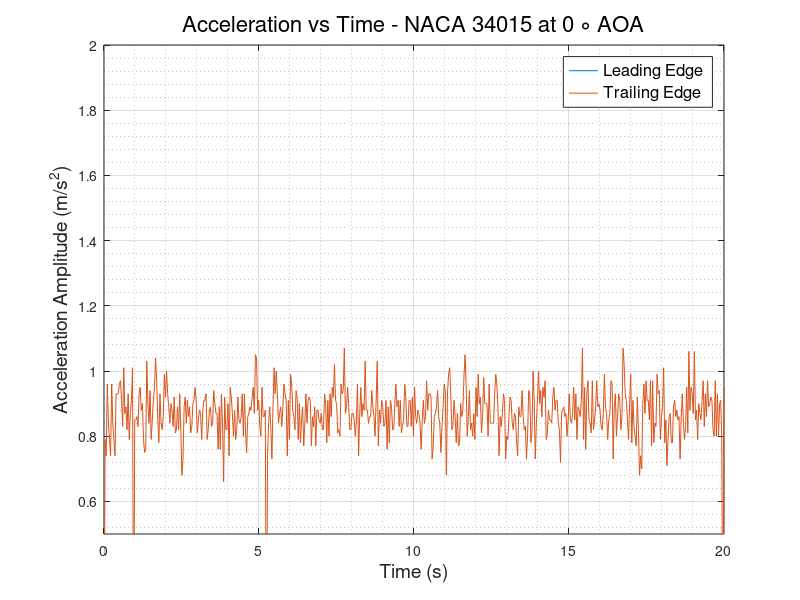
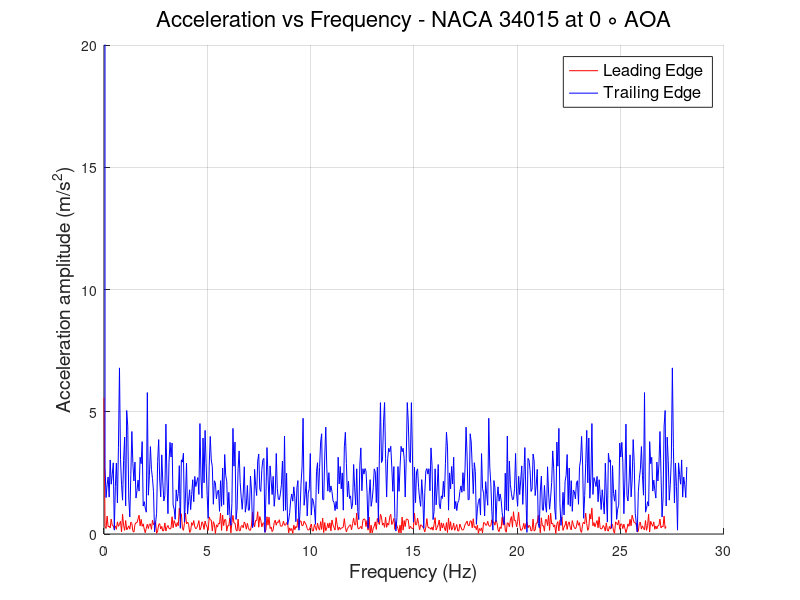

Write MATLAB code to recreate these figures, in order.
clc
clear
close all
%% READING ACCELEROMETER DATA and defining Variables
                        % LEADING EDGE %
data   = xlsread('LE_700rpm.csv');
LE_time   = data(:,1);
LE_X_acc  = data(:,2);
LE_Y_acc  = data(:,3);
LE_Z_acc  = data(:,4);
LE_R_acc  = sqrt(LE_X_acc.^2 + LE_Y_acc.^2 + LE_Z_acc.^2);
% plot(LE_time,LE_R_acc)
N      = numel(LE_time);
Ts     = abs(diff(LE_time(1:2)));
fs     = 1/Ts;
f_axis = [0:N-1]*fs/N;
A_freq_LE = fft(LE_Z_acc);
figure(1) 
plot(LE_time,LE_Z_acc)
hold on
figure(2)
hold on
plot(f_axis,abs(A_freq_LE),'-r','LineWidth',0.5)
grid on 
grid minor
                        % TRAILING EDGE %
data   = xlsread('TE_700rpm.csv');
TE_time   = data(:,1);
TE_X_acc  = data(:,2);
TE_Y_acc  = data(:,3);
TE_Z_acc  = data(:,4);
TE_R_acc  = sqrt(TE_X_acc.^2 + TE_Y_acc.^2 + TE_Z_acc.^2);
% plot(TE_time,TE_R_acc)
N      = numel(TE_time);
Ts     = abs(diff(TE_time(1:2)));
fs     = 1/Ts;
f_axis = [0:N-1]*fs/N;
A_freq_TE = fft(TE_Z_acc);
figure(1)
plot(TE_time, TE_Z_acc)
grid on
grid minor
xlabel('Time (s)','FontSize',14,'FontWeight','normal')
ylabel('Acceleration Amplitude (m/s^2)','FontSize',14,'FontWeight','normal')
legend ('Leading Edge','Trailing Edge','FontSize',12,'FontWeight','normal')
title('Acceleration vs Time - NACA 34015 at 0 \circ AOA','FontSize',16,'FontWeight','normal')
ylim([0.5 2])
figure(2)
plot(f_axis,abs(A_freq_TE),'-b','LineWidth',0.5)
grid on 
grid minor
ylabel('Acceleration amplitude (m/s^2)','FontSize',14,'FontWeight','normal')
xlabel('Frequency (Hz)','FontSize',14,'FontWeight','normal')
ylim([0 20])
legend ('Leading Edge','Trailing Edge','FontSize',12,'FontWeight','normal')
title('Acceleration vs Frequency - NACA 34015 at 0 \circ AOA','FontSize',16,'FontWeight','normal')
